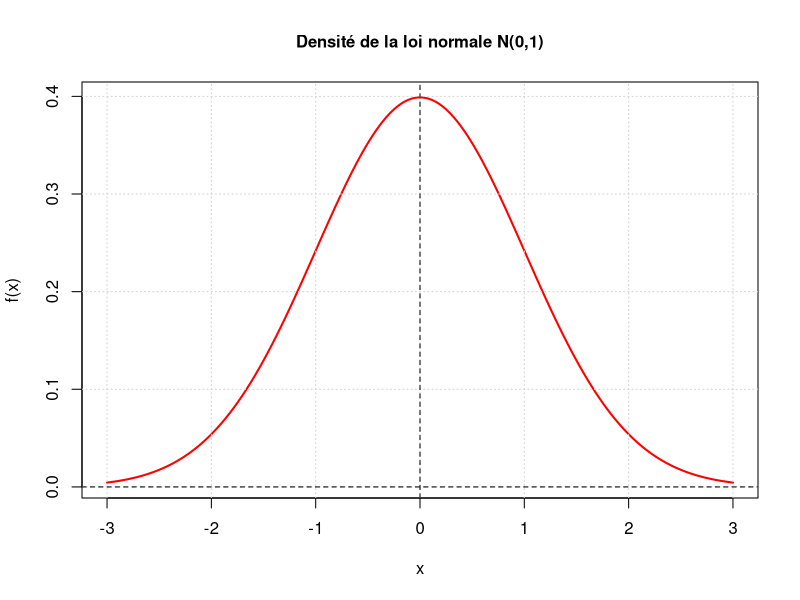
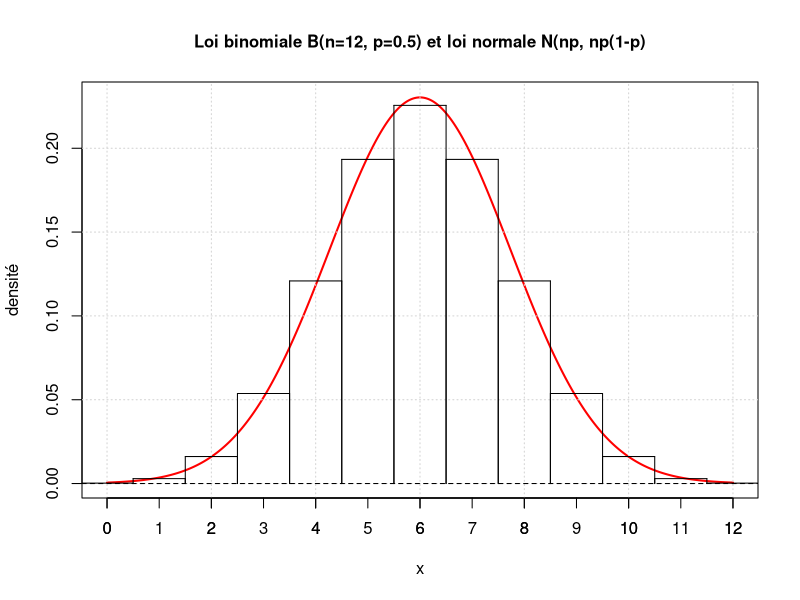
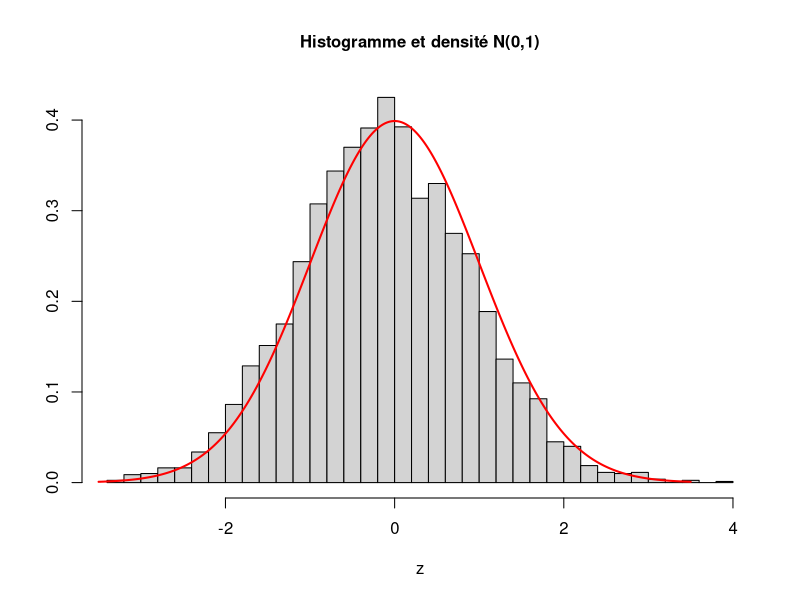
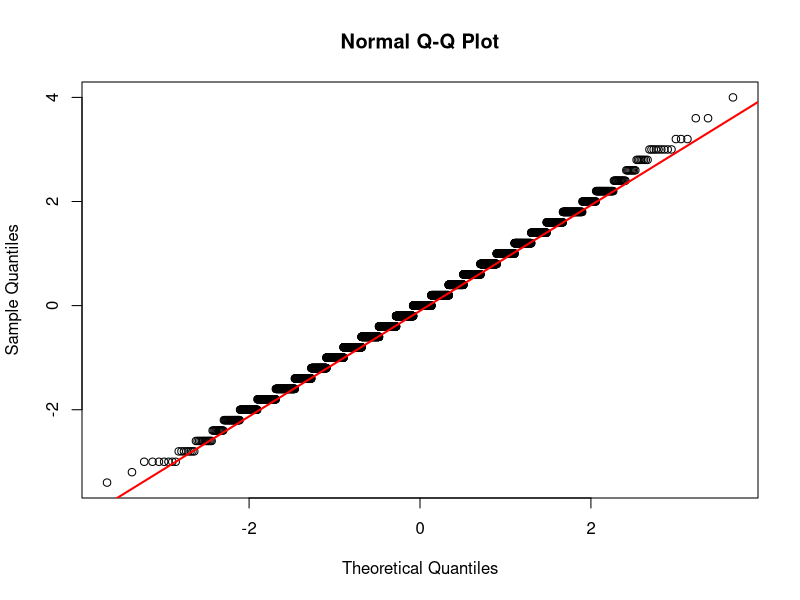
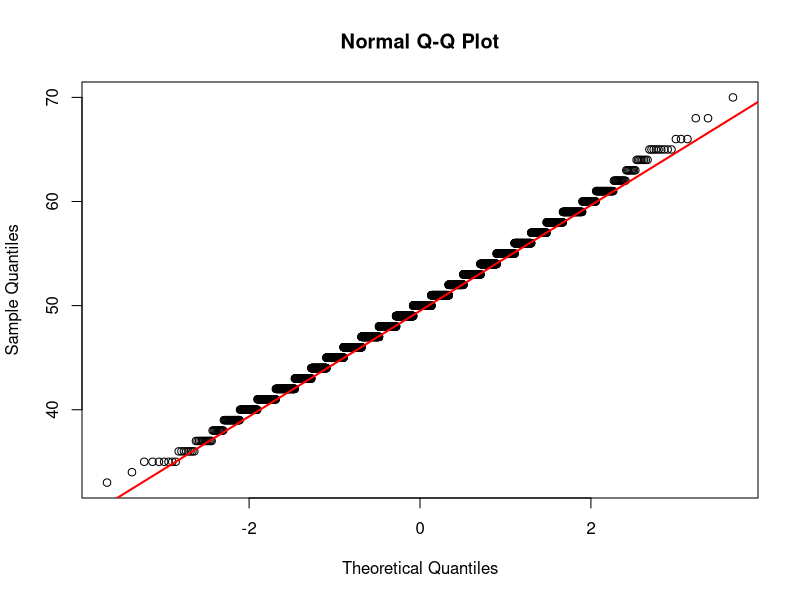
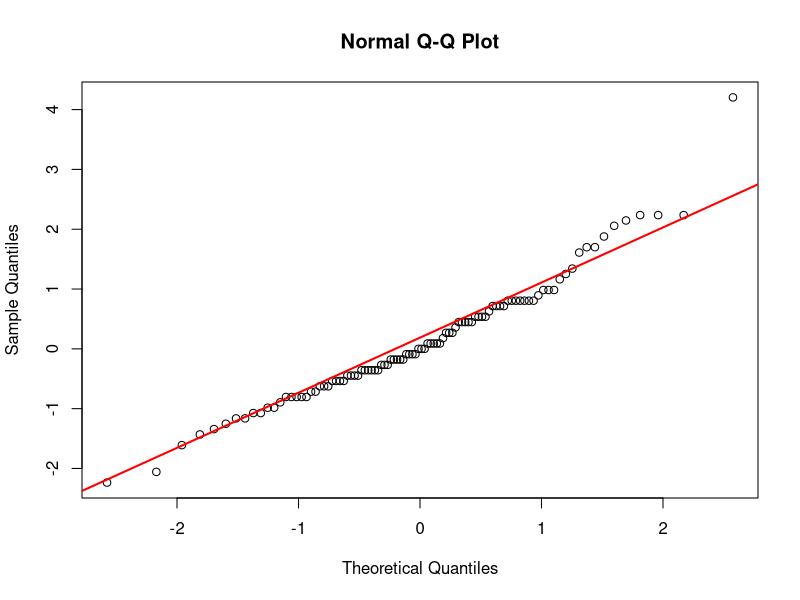
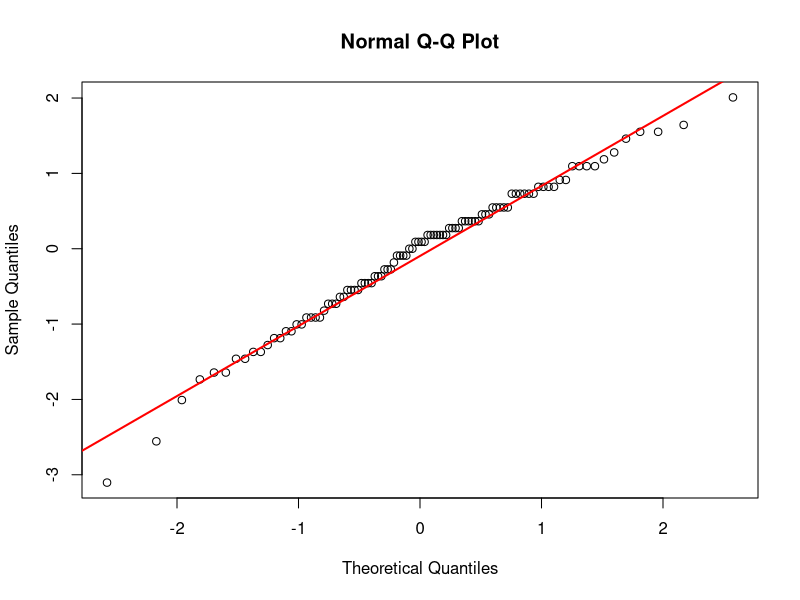
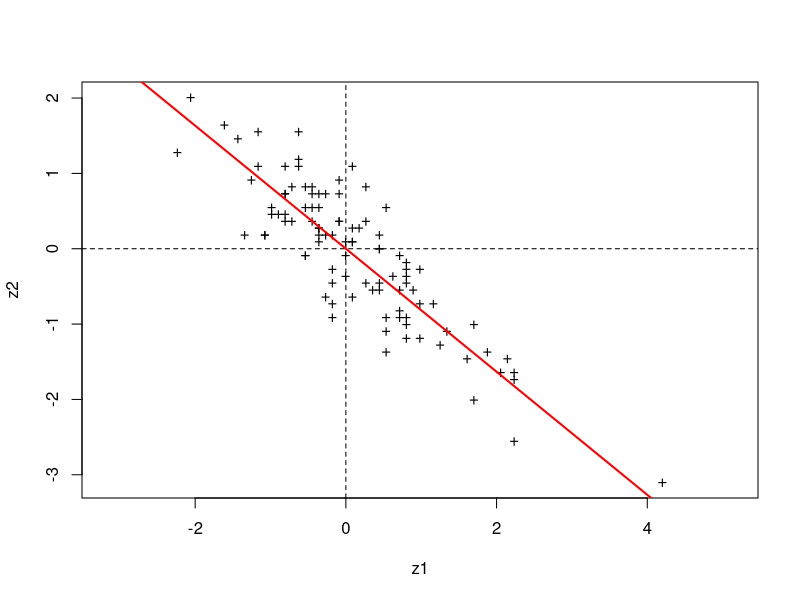

Here is the R script that generated these plots, in order:
# TP1 Probabilités Avancées - UP1
# Majeure science des donnes 2020-2021
# Solution R

################################################################
# Exercice 1. Loi normale et approximation de la loi binomiale #
################################################################

# Loi normale centrée-réduite
xx <- seq(-3,3,0.01)
pxx <- dnorm(xx, mean=0, sd=1) # densité de la loi N(0,1) calculée aux points xx
plot(xx, pxx,'l', col="red", lwd=2,xlab='x', ylab='f(x)',
     main="Densité de la loi normale N(0,1)", cex.main=1)
grid()
abline(h=0,lty=2)
abline(v=0,lty=2)

# Approximation de la loi binomiale B(n,p) par la loi normale N(np,np(1-p)) 
# en vertu du Théorème Central-Limite (TCL)
n <- 12
p <- 0.5
xx <- seq(0,n,1)
pxx <- dbinom(xx,size=n,prob=p) # probabilités discrètes de la loi binomiale B(n,p)

xx <- seq(0,n,0.01)
plot(xx, dnorm(xx, mean=n*p, sd=sqrt(n*p*(1-p))), 'l', col="red", lwd=2,
     ylab="densité", xlab="x")
grid()
abline(h=0, lty=2)
for (k in 0:n){
  lines(c(k-0.5,k-0.5), c(0,pxx[k+1]), 'l')
  lines(c(k-0.5,k+0.5), c(pxx[k+1],pxx[k+1]), 'l')
  lines(c(k+0.5,k+0.5), c(0,pxx[k+1]), 'l')
}
axis(1, 0:n,0:n)
title('Loi binomiale B(n=12, p=0.5) et loi normale N(np, np(1-p)', cex.main=1)

# Comparaison loi binomiale et loi normale 
# On simule la loi binomiale B(n,p) et on compare avec la distribution normale
n <- 100 
p <- 0.5

N <- 4000 # nombre de simulations de la loi binomiale
s <- rbinom(N, size=n,prob=p) # s = échantillon de taille N de la loi binomiale B(n,p) 
z <- (s - n*p)/sqrt(n*p*(1-p)) # z = échantillon s après centrage et réduction

# Comparaison 1: histogramme de l'échantillon z et densité de la loi normale N(0,1)
hist(z, prob=TRUE, xlab="z", ylab = "", 
     main="Histogramme et densité N(0,1)", breaks=30, cex.main=1)
xx <- seq(-3.5,3.5,0.01)
lines(xx, dnorm(xx,mean=0,sd=1),'l',col="red",lwd=2)

# Comparaison 2: quantiles empiriques contre quantiles de la loi normale N(0,1)
qqnorm(z) # sur les données centrées-réduites
qqline(z, col="red", probs=c(0.1,0.9), lwd=2)

qqnorm(s) # sur les données brutes
qqline(s, col="red", probs=c(0.1,0.9), lwd=2)

# Conclusion : le TCL est bien vérifié  

#########################################################
# Exercice 2. Loi trinomiale et loi gaussienne bivariée #
#########################################################

# Extension de la loi binomiale : loi trinomiale associée à une variable
# à 3 modalités (ou 3 classes) numérotées 0, 1 et 2
p0 <- 0.5 # probabilité de la classe 0 
p1 <- 0.25 # probabilité de la classe 1
p2 <- 0.25 # probabilité de la classe 2

if (p0+p1+p2 != 1) print("Erreur : la somme des probabilités est différente de 1")

# Simulation de la loi trinomiale (loi multinomiale à 3 classes) - un exemple simple  
N <- 1 # nombre de simulations de la loi trinomiale
n <- 100 # nombre d'épreuves = nombre de tirages d'une variable à 3 modalités
s <- rmultinom(N, size=n, prob=c(p0,p1,p2))
print(s)
apply(s, 2,"sum") # somme sur les colonnes

n0 <- s[1,] # échantillon loi B(n,p0) = loi du nombre N0 d'éléments dans la classe 0
n1 <- s[2,] # échantillon loi B(n,p1) = loi du nombre N1 d'éléments dans la classe 1
n2 <- s[3,] # échantillon loi B(n,p2) = loi du nombre N2 d'éléments dans la classe 2

# Question 1
p0 <- 0.1   # probabilité de la classe 0 
p1 <- 0.5   # probabilité de la classe 1
p2 <- 0.4   # probabilité de la classe 2
n <- 500    # nombre d'épreuves = nombre de tirages d'une variable à 3 modalités
N <- 100    # nombre de simulations de la loi trinomiale

s <- rmultinom(N, size=n, prob=c(p0,p1,p2))
dim(s)

n1 <- s[2,] # échantillon loi B(n,p1) = loi du nombre N1 d'éléments dans la classe 1
n2 <- s[3,] # échantillon loi B(n,p2) = loi du nombre N2 d'éléments dans la classe 2

z <- matrix(0, nrow=2, ncol=N) # initialisation des variables centrées-réduites
z[1,] <- (n1 - n*p1)/sqrt(n*p1*(1-p1))
z[2,] <- (n2 - n*p2)/sqrt(n*p2*(1-p2))
 
# Question 2 : normalité de Z1 et Z2
qqnorm(z[1,]); qqline(z[1,], col="red", probs=c(0.1,0.9), lwd=2)
qqnorm(z[2,]); qqline(z[2,], col="red", probs=c(0.1,0.9), lwd=2)

# Question 3 : corrélation entre Z1 et Z2
plot(z[1,], z[2,], type='p', pch='+', asp=1, 
     xlab="z1", ylab="z2")
abline(h=0, lty=2)
abline(v=0, lty=2)

# Corrélation théorique  
rho <- - p1*p2/sqrt(p1*(1-p1)*p2*(1-p2)) 

# Droite de régression théorique de Y2 sur Y1 : pente = rho
abline(a=0, b=rho, col="red", lwd=2) 

# Corrélation empirique (estimée sur les données simulées)
rho.emp <- cor(z[1,], z[2,]) 

# Comparaison 
cat(" Corrélation théorique : ", round(rho,3), "\n",
    "Corrélation empirique : ", round(rho.emp,3), "\n")

# Cas limite : p0 proche de 0 -> N2 ~ n - N1 (car N0 ~ 0)
# donc rho proche de - 1
# Vérification par simulation
p0 <- 0.01   # probabilité de la classe 0 
p1 <- 0.5   
p2 <- 0.49  
n <- 500    # nombre d'épreuves 
N <- 100    # nombre de simulations 

s <- rmultinom(N, size=n, prob=c(p0,p1,p2))
n1 <- s[2,] # échantillon loi B(n,p1) 
n2 <- s[3,] # échantillon loi B(n,p2) 

cat("\n Corrélation empirique avec p0 = 0.01 :", 
    round(cor(n1, n2),3))

# Question 4 : changement de repère orthonormé
# Nouvelles variables C1 et C2
# combinaisons linéaires des variables initiales
C1 <- (sqrt(2)/2)*(z[1,]+z[2,]) 
C2 <- (sqrt(2)/2)*(-z[1,]+z[2,])

# On intervertit les 2 nouveaux axes pour plus de
# lisibilité
plot(C2, C1, type='p', pch='+', asp=1,
     xlab="C2", ylab="C1") 
grid()
abline(h=0, lty=2)
abline(v=0, lty=2)

# Il semble que les nouvelles variables soient non corrélées,
# voire indépendantes 

# Question 5
# Normalité de C1 et variance estimée
qqnorm(C1); qqline(C1,col="red", probs=c(0.1,0.9), lwd=2)
v1 <- var(C1)
cat("  Variance estimée de C1  : ", round(v1,3), "\n",
    " Comparaison avec 1+rho  : ", round(1+rho,3))

# Normalité de C2 et variance estimée
qqnorm(C2); qqline(C2, col="red", probs=c(0.1,0.9), lwd=2)
v2 <- var(C2)
cat("  Variance estimée de C2  : ", round(v2,3), "\n",
    " Comparaison avec 1-rho  : ", round(1-rho,3))

# Question 6 : on trace les lignes de niveau de la densité
# gaussienne en question # sachant que ce sont des ellipses  
plot(z[1,], z[2,], type='p',pch='+', asp=1, 
     xlab="z1", ylab="z2")
grid()
abline(h=0,lty=2)
abline(v=0,lty=2)

library(mixtools)  # pour la fonction ellipse()
mu <- c(0,0) # Moyenne
# Matrice de covariance
sigma <- matrix(c(1, rho, rho, 1),nrow = 2) 

for (niv in 1:5){
  ellipse(mu,sigma, alpha=.5/niv, col="red")
}
abline(a=0, b=1, col="blue") # petit axe des ellipses
abline(a=0, b=-1, col="blue") # grand axe
title("Données simulées et courbes d'iso-probabilité",
      cex.main=1)
